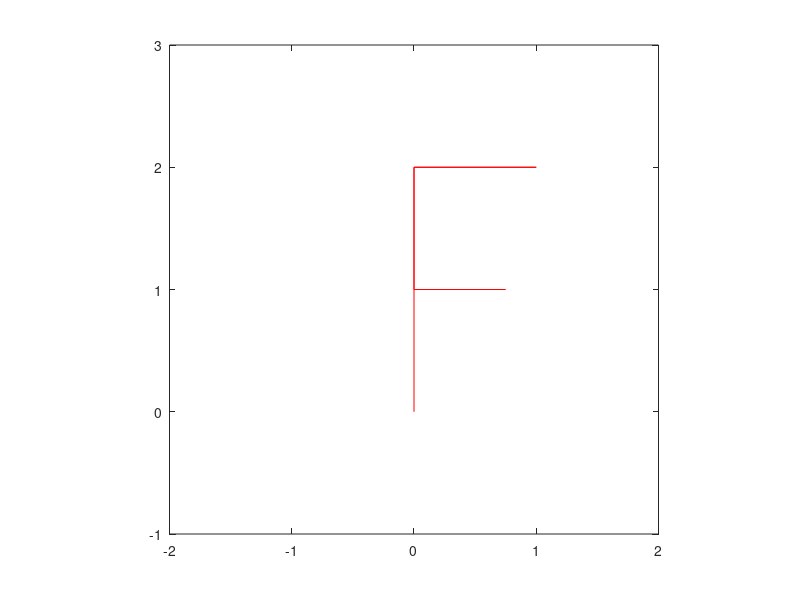

MATLAB code to generate this figure: (Note: this script raises an error after producing the figure.)
mat1 = [1/sqrt(2),-sqrt(3)/2;sqrt(3)/2,1/sqrt(2)];
mat2 = [-1,0;0,1];
mat3 = [1,1/2;0,1];
mat4 = [2,0;0,1/2];

matArray(:,:,1) = mat1;
matArray(:,:,2) = mat2;
matArray(:,:,3) = mat3;
matArray(:,:,4) = mat4;

fPoints = [0,0;0,2;1,2;0,2;0,1;0.75,1]'

matNumber = input('1: rotation; 2: reflection; 3: shear; 4: stretch-shrink. Choose? ');

plot(fPoints(1,:),fPoints(2,:),'r');
axis equal;
axis([-2 2 -1 3]);

% if matNumber == 1
% mat = mat1;
% elseif matNumber == 2
% mat = mat2;
% elseif matNumber == 3
% mat = mat3;
% else
% mat = mat4;
% end
% 


% matArray = {mat1, mat2, mat3, mat4};

% transformedFPoints = matArray{matNumber}*fPoints;

transformedFPoints = matArray(:,:,matNumber)*fPoints;
hold on;
plot(transformedFPoints(1,:),transformedFPoints(2,:),'b');
hold off;